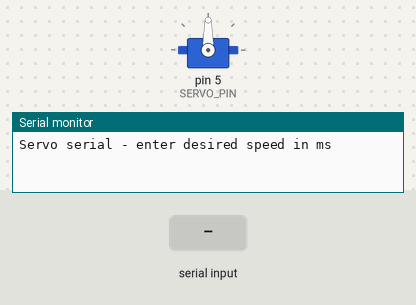
Simulated run of this sketch. Board: Arduino Leonardo, built with avr-gcc and run on an emulated ATmega32U4. Shown: servo, the last lines printed to the serial monitor. Inputs (shaded band) come from the test bench.

Above: at 1.2 s.
1.3 s: "90,45\n" received over Serial
At 2.7 s:
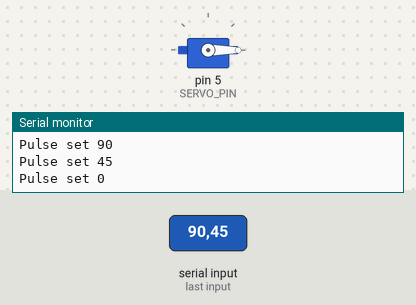
Timing chart, 0 to 4.3 s (numbered marks = the images above; inputs shaded):
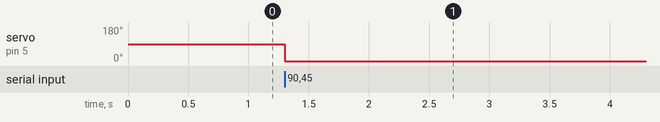

Measured:
- after the input at 1.3 s, servo on pin 5 (SERVO_PIN): 90° → 0° at once

The sketch:

servo_serial.ino
```cpp
// This sketch sets servo speed based on serial input

#include <Servo.h>

#define SERVO_PIN 5 // change as needed
//#define SERVO_PIN 30 // change as needed

Servo srv;

void setup()
{
  Serial.begin(115200);
  srv.attach(SERVO_PIN);

  while (!Serial); // Leonardo: wait for serial monitor
  Serial.println(F("\nServo serial - enter desired speed in ms"));
}

void loop()
{
  // if there's any serial available, read it:
  while (Serial.available() > 0)
  {

    // look for the next valid integer in the incoming serial stream:
    int pulse = Serial.parseInt();
    srv.writeMicroseconds(pulse);

    Serial.print(F("Pulse set "));
    Serial.println(pulse);
  }
}
```
